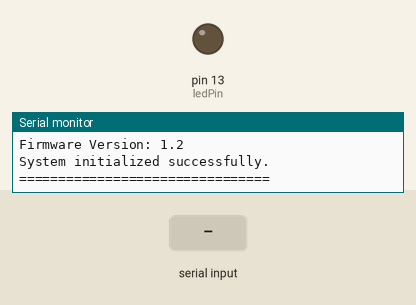
Bench run of a sketch on a simulated Arduino Uno, built with avr-gcc and run on an emulated ATmega328P. On the bench: output pins drawn as LEDs (lit = HIGH), the last lines printed to the serial monitor. The inputs (shaded band) are chosen by the test bench.

Above: at 2.2 s.
2.3 s: "LED ON\n" received over Serial
At 3.7 s:
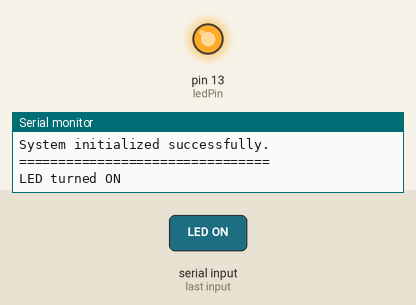
5.3 s: "LED OFF\n" received over Serial
At 6.0 s:
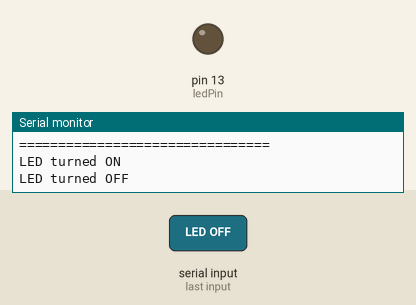
Timing chart, 0 to 8.3 s (numbered marks = the images above; inputs shaded):
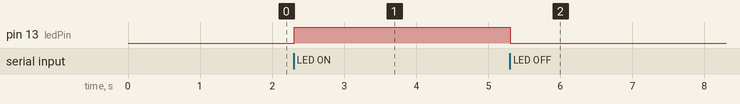

Measured:
- after the input at 2.3 s, pin 13 (ledPin): LOW → HIGH at once
- after the input at 5.3 s, pin 13 (ledPin): HIGH → LOW at once

The sketch:

Firmware_ard.ino
```cpp
const float FIRMWARE_VERSION = 1.2;
const int ledPin = 13;

String command = "";

void setup() {
  Serial.begin(9600);
  delay(1000);

  Serial.println("========== BOOT INFO ==========");
  Serial.print("Firmware Version: ");
  Serial.println(FIRMWARE_VERSION, 1);
  Serial.println("System initialized successfully.");
  Serial.println("================================");

  pinMode(ledPin, OUTPUT);
  digitalWrite(ledPin, LOW);  // LED off initially
}

void loop() {
  // Check for incoming serial data
  if (Serial.available()) {
    char c = Serial.read();
    if (c == '\n') {
      processCommand(command);
      command = "";
    } else if (c != '\r') {
      command += c;
    }
  }
}

void processCommand(String cmd) {
  cmd.trim();  // Remove any extra whitespace

  if (cmd.equalsIgnoreCase("LED ON")) {
    digitalWrite(ledPin, HIGH);
    Serial.println("LED turned ON");
  } else if (cmd.equalsIgnoreCase("LED OFF")) {
    digitalWrite(ledPin, LOW);
    Serial.println("LED turned OFF");
  } else {
    Serial.println("Unknown command");
  }
}
```
